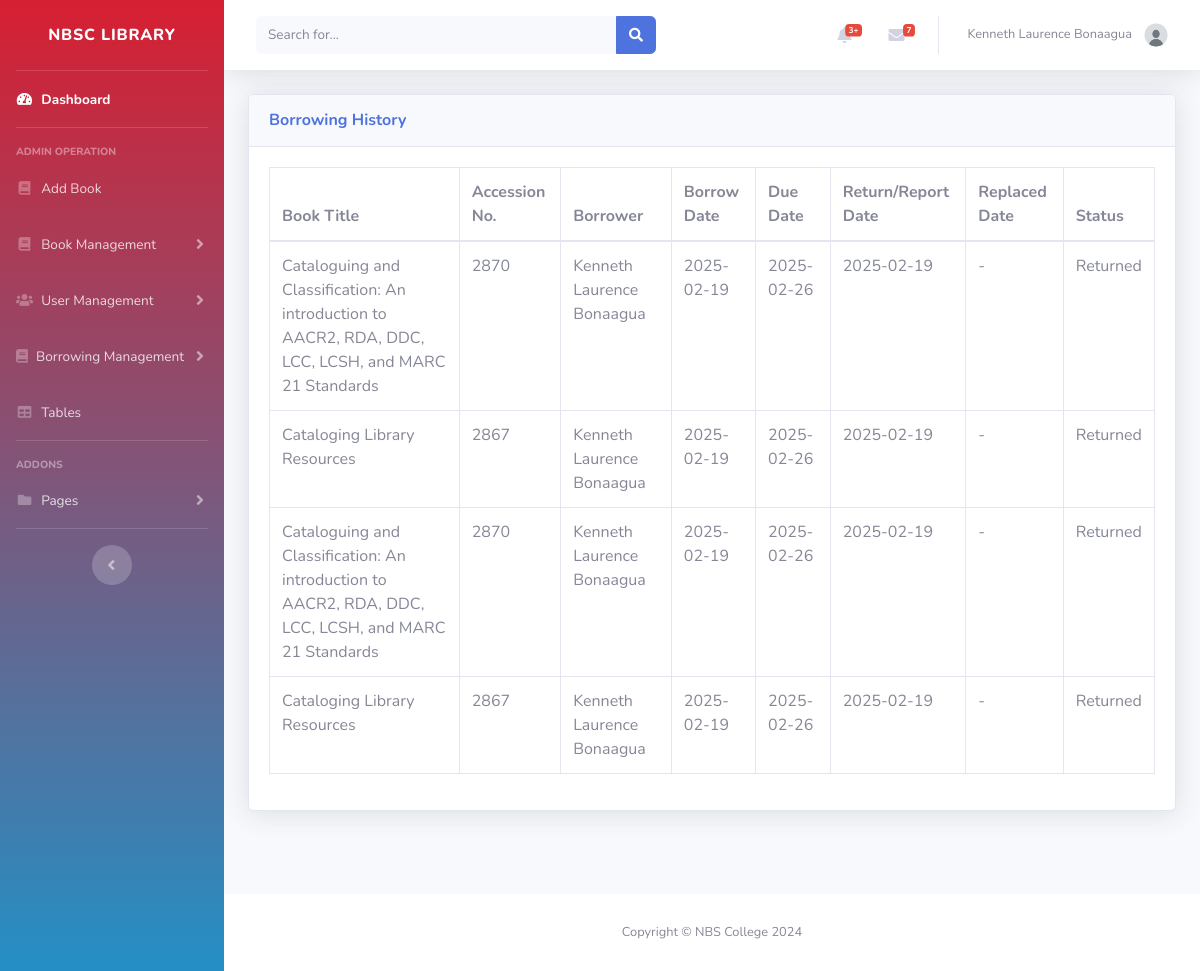
The page /Admin/borrowing_history.php (signed in) on the database as committed earlier.
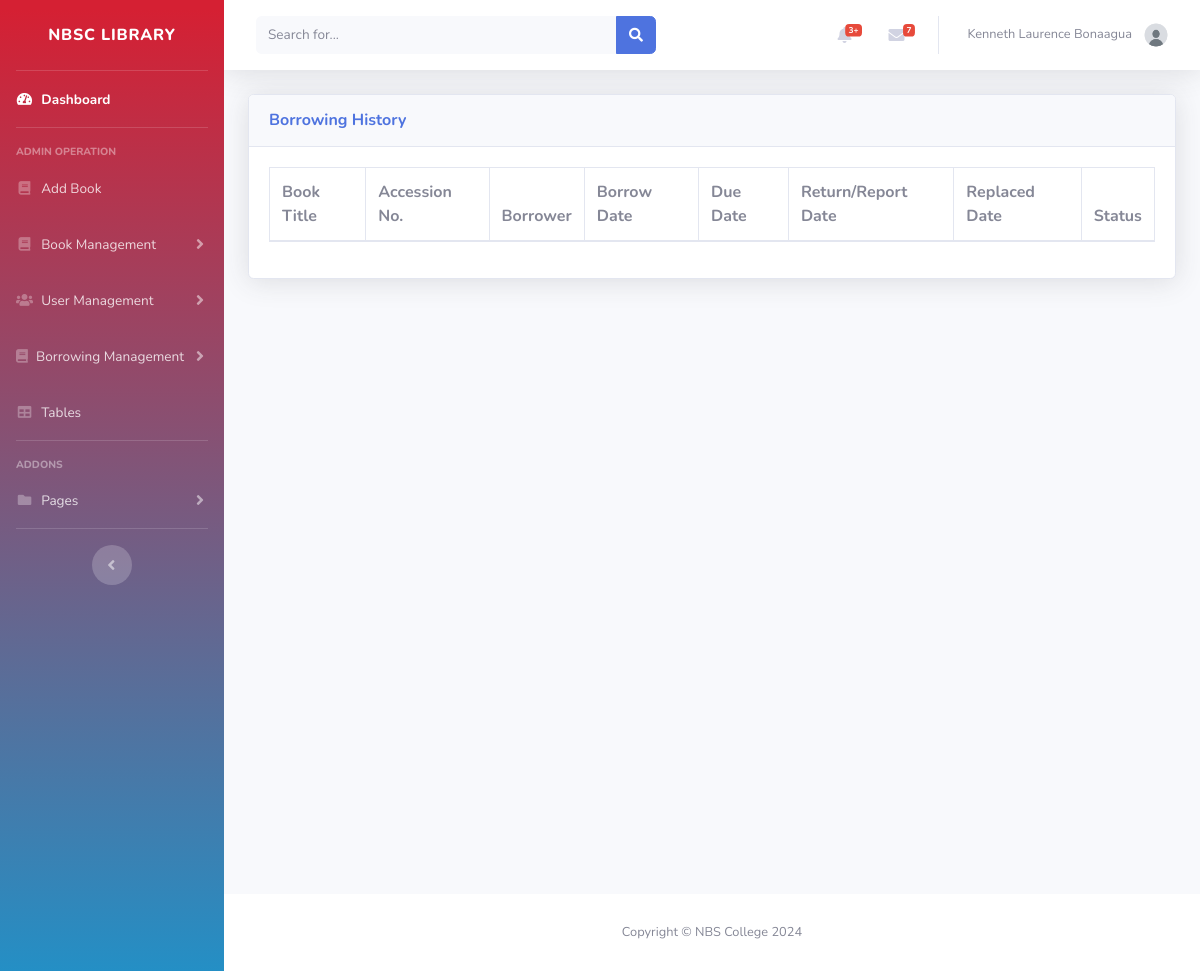
The same page on the database as committed later.
### tables this page shows
CREATE TABLE `borrowings` (
  `id` int(225) NOT NULL,
  `user_id` int(225) DEFAULT NULL,
  `book_id` int(225) DEFAULT NULL,
  `status` varchar(100) DEFAULT NULL,
  `borrow_date` timestamp NULL DEFAULT NULL,
  `allowed_days` int(225) DEFAULT NULL,
  `due_date` date DEFAULT NULL,
  `return_date` date DEFAULT NULL,
  `report_date` date DEFAULT NULL,
  `replacement_date` date DEFAULT NULL
);

CREATE TABLE `books` (
  `id` int(11) NOT NULL,
  `accession` int(11) NOT NULL,
  `title` varchar(100) DEFAULT NULL,
  `preferred_title` varchar(100) DEFAULT NULL,
  `parallel_title` varchar(100) DEFAULT NULL,
  `subject_category` varchar(100) DEFAULT NULL,
  `subject_detail` varchar(9999) DEFAULT NULL,
  `summary` varchar(1000) DEFAULT NULL,
  `contents` varchar(1000) DEFAULT NULL,
  `front_image` varchar(100) DEFAULT NULL,
  `back_image` varchar(100) DEFAULT NULL,
  `dimension` varchar(100) DEFAULT NULL,
  `series` varchar(100) DEFAULT NULL,
  `volume` varchar(100) DEFAULT NULL,
  `edition` varchar(100) DEFAULT NULL,
  `copy_number` int(225) DEFAULT NULL,
  `total_pages` varchar(100) DEFAULT NULL,
  `ISBN` varchar(100) DEFAULT NULL,
  `content_type` varchar(100) DEFAULT NULL,
  `media_type` varchar(100) DEFAULT NULL,
  `carrier_type` varchar(100) DEFAULT NULL,
  `call_number` varchar(100) DEFAULT NULL,
  `URL` varchar(225) DEFAULT NULL,
  `language` varchar(100) DEFAULT NULL,
  `shelf_location` varchar(100) DEFAULT NULL,
  `entered_by` int(225) DEFAULT NULL,
  `date_added` date DEFAULT NULL,
  `status` varchar(100) DEFAULT NULL,
  `last_update` date DEFAULT NULL
);

### Admin/borrowing_history.php (the view, shortened to what this page needs)
<?php
include('inc/header.php');
include('../db.php');
$query = "SELECT
            b.id as borrow_id,
            b.borrow_date,
            b.due_date,
            b.return_date,
            b.report_date,
            b.replacement_date,
            b.status,
            bk.title as book_title,
            bk.accession,
            CONCAT(u.firstname, ' ', u.lastname) as borrower_name
          FROM borrowings b
          JOIN books bk ON b.book_id = bk.id
          JOIN users u ON b.user_id = u.id
          WHERE b.status != 'Active' AND b.status != 'Over Due'
          ORDER BY b.borrow_date DESC";
$result = $conn->query($query);
?>
<div id="content" class="d-flex flex-column min-vh-100">
    <div class="container-fluid">
        <div class="card shadow mb-4">
            <div class="card-header py-3 d-flex justify-content-between align-items-center">
                <h6 class="m-0 font-weight-bold text-primary">Borrowing History</h6>
            </div>
            <div class="card-body">
                <div class="table-responsive">
                    <table class="table table-bordered" id="dataTable" width="100%" cellspacing="0">
                        <thead>
                            <tr>
                                <th>Book Title</th>
                                <th>Accession No.</th>
                                <th>Borrower</th>
                                <th>Borrow Date</th>
                                <th>Due Date</th>
                                <th>Return/Report Date</th>
                                <th>Replaced Date</th>
                                <th>Status</th>
                            </tr>
                        </thead>
                        <tbody>
                            <?php while($row = $result->fetch_assoc()): ?>
                            <tr>
                                <td><?php echo htmlspecialchars($row['book_title']); ?></td>
                                <td><?php echo htmlspecialchars($row['accession']); ?></td>
                                <td><?php echo htmlspecialchars($row['borrower_name']); ?></td>
                                <td><?php echo date('Y-m-d', strtotime($row['borrow_date'])); ?></td>
                                <td><?php echo date('Y-m-d', strtotime($row['due_date'])); ?></td>
                                <td><?php
                                    if ($row['return_date']) {
                                        echo date('Y-m-d', strtotime($row['return_date']));
                                    } elseif ($row['report_date']) {
                                        echo date('Y-m-d', strtotime($row['report_date']));
                                    } else {
                                        echo 'N/A';
                                    }
                                ?></td>
                                <td><?php echo $row['replacement_date'] ? date('Y-m-d', strtotime($row['replacement_date'])) : '-'; ?></td>
                                <td><?php
                                    if ($row['replacement_date']) {
                                        echo $row['status'] . ' (Replaced)';
                                    } else if ($row['report_date'] && $row['status'] == 'Lost') {
                                        echo 'Lost';
                                    } else if ($row['report_date'] && $row['status'] == 'Damaged') {
                                        echo 'Damaged';
                                    } else if ($row['return_date']) {
                                        echo 'Returned';
                                    } else {
                                        echo $row['status'];
                                    }
                                ?></td>
                            </tr>
                            <?php endwhile; ?>
                        </tbody>
                    </table>
                </div>
            </div>
        </div>
    </div>
</div>
<?php include('inc/footer.php'); ?>

### Admin/inc/header.php (shortened to what this page needs)
<!DOCTYPE html>
<html lang="en">
<head>
    <link href="vendor/fontawesome-free/css/all.min.css" rel="stylesheet" type="text/css">
    <link href="inc/css/sb-admin-2.min.css" rel="stylesheet">
    <link href="inc/assets/DataTables/datatables.min.css" rel="stylesheet">
</head>
<body id="page-top">
    <div id="wrapper">
        <ul class="navbar-nav bg-gradient-primary sidebar sidebar-dark accordion" id="accordionSidebar">
            <a class="sidebar-brand d-flex align-items-center justify-content-center" href="<?php
                if ($_SESSION['role'] === 'Admin') {
                    echo 'dashboard.php';
                } elseif ($_SESSION['role'] === 'Librarian' || $_SESSION['role'] === 'Assistant') {
                    echo 'librarian_dashboard.php';
                } elseif ($_SESSION['role'] === 'Encoder') {
                    echo 'encoder_dashboard.php';
                }
            ?>">
                <div class="sidebar-brand-text mx-3">NBSC Library <sup></sup></div>
            </a>
            <hr class="sidebar-divider my-0">
            <li class="nav-item active">
                <a class="nav-link" href="<?php
                    if ($_SESSION['role'] === 'Admin') {
                        echo 'dashboard.php';
                    } elseif ($_SESSION['role'] === 'Librarian' || $_SESSION['role'] === 'Assistant') {
                        echo 'librarian_dashboard.php';
                    } elseif ($_SESSION['role'] === 'Encoder') {
                        echo 'encoder_dashboard.php';
                    }
                ?>">
                    <i class="fas fa-fw fa-tachometer-alt"></i>
                    <span>Dashboard</span></a>
            </li>
            <hr class="sidebar-divider">
            <div class="sidebar-heading">
                Admin Operation
            </div>
            <?php if($_SESSION['role'] === 'Admin'): ?>
            <li class="nav-item">
                <a class="nav-link" href="add-book.php">
                    <i class="fas fa-fw fa-book"></i>
                    <span>Add Book</span>
                </a>
            </li>
            <li class="nav-item">
                <a class="nav-link collapsed" href="#" data-toggle="collapse" data-target="#collapseTwo"
                    aria-expanded="true" aria-controls="collapseTwo">
                    <i class="fas fa-fw fa-book"></i>
                    <span>Book Management</span>
                </a>
            </li>
            <li class="nav-item">
                <a class="nav-link collapsed" href="#" data-toggle="collapse" data-target="#collapseUsers"
                    aria-expanded="true" aria-controls="collapseUsers">
                    <i class="fas fa-users"></i>
                    <span>User Management</span>
                </a>
            </li>
            <?php endif; ?>
            <li class="nav-item">
                <a class="nav-link collapsed" href="#" data-toggle="collapse" data-target="#collapseBooks"
                    aria-expanded="true" aria-controls="collapseBooks">
                    <i class="fas fa-book"></i>
                    <span>Borrowing Management</span>
                </a>
            </li>
            <li class="nav-item">
                <a class="nav-link" href="tables.php">
                    <i class="fas fa-fw fa-table"></i>
                    <span>Tables</span></a>
            </li>
            <hr class="sidebar-divider">
            <div class="sidebar-heading">
                Addons
            </div>
            <li class="nav-item">
                <a class="nav-link collapsed" href="#" data-toggle="collapse" data-target="#collapsePages"
                    aria-expanded="true" aria-controls="collapsePages">
                    <i class="fas fa-fw fa-folder"></i>
                    <span>Pages</span>
                </a>
            </li>
            <hr class="sidebar-divider d-none d-md-block">
            <div class="text-center d-none d-md-inline">
                <button class="rounded-circle border-0" id="sidebarToggle"></button>
            </div>
        </ul>
        <div id="content-wrapper" class="d-flex flex-column">
            <div id="content">
                <nav class="navbar navbar-expand navbar-light bg-white topbar mb-4 static-top shadow">
                    <form
                        class="d-none d-sm-inline-block form-inline mr-auto ml-md-3 my-2 my-md-0 mw-100 navbar-search">
                        <div class="input-group">
                            <input type="text" class="form-control bg-light border-0 small" placeholder="Search for..."
                                aria-label="Search" aria-describedby="basic-addon2">
                            <div class="input-group-append">
                                <button class="btn btn-primary" type="button">
                                    <i class="fas fa-search fa-sm"></i>
                                </button>
                            </div>
                        </div>
                    </form>
                    <ul class="navbar-nav ml-auto">
                        <li class="nav-item dropdown no-arrow mx-1">
                            <a class="nav-link dropdown-toggle" href="#" id="alertsDropdown" role="button"
                                data-toggle="dropdown" aria-haspopup="true" aria-expanded="false">
                                <i class="fas fa-bell fa-fw"></i>
                                <span class="badge badge-danger badge-counter">3+</span>
                            </a>
                        </li>
                        <li class="nav-item dropdown no-arrow mx-1">
                            <a class="nav-link dropdown-toggle" href="#" id="messagesDropdown" role="button"
                                data-toggle="dropdown" aria-haspopup="true" aria-expanded="false">
                                <i class="fas fa-envelope fa-fw"></i>
                                <span class="badge badge-danger badge-counter">7</span>
                            </a>
                        </li>
                        <li class="nav-item dropdown no-arrow">
                        <a class="nav-link dropdown-toggle" href="#" id="userDropdown" role="button"
                                data-toggle="dropdown" aria-haspopup="true" aria-expanded="false">
                                <span class="mr-2 d-none d-lg-inline text-gray-600 small"><?php echo $_SESSION['admin_firstname'] . ' ' . $_SESSION['admin_lastname']; ?></span>
                                <img class="img-profile rounded-circle" src="<?php echo $_SESSION['admin_image']?>" alt="Profile Image">
                                </a>
                            </li>
                    </ul>
                </nav>
            </div>
</body>
</html>

### Admin/inc/footer.php
<footer class="sticky-footer bg-white">
    <div class="container my-auto">
        <div class="copyright text-center my-auto">
            <span>Copyright © NBS College 2024</span>
        </div>
    </div>
</footer>

Rows that differ between the two databases and show on the page:
removed borrowings: book.title "Cataloguing and Classification: An introduction to AACR2, RDA, DDC, LCC, LCSH, and MARC 21 Standards", book.accession "2870", borrower_name "Kenneth Laurence Bonaagua", borrow_date "2025-02-19", due_date "2025-02-26", return_date "2025-02-19", shows "Returned"
removed borrowings: book.title "Cataloging Library Resources", book.accession "2867", borrower_name "Kenneth Laurence Bonaagua", borrow_date "2025-02-19", due_date "2025-02-26", return_date "2025-02-19", shows "Returned"
removed borrowings: book.title "Cataloguing and Classification: An introduction to AACR2, RDA, DDC, LCC, LCSH, and MARC 21 Standards", book.accession "2870", borrower_name "Kenneth Laurence Bonaagua", borrow_date "2025-02-19", due_date "2025-02-26", return_date "2025-02-19", shows "Returned"
removed borrowings: book.title "Cataloging Library Resources", book.accession "2867", borrower_name "Kenneth Laurence Bonaagua", borrow_date "2025-02-19", due_date "2025-02-26", return_date "2025-02-19", shows "Returned"
